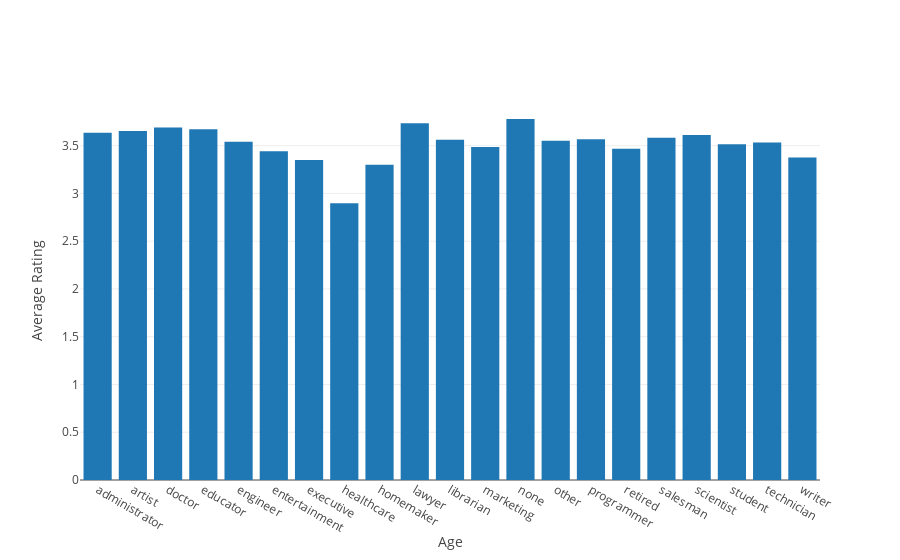

Here is the notebook cell this chart was saved with:
### Markdown cell above
### Occupation vs avg rating

### Code cell
occupation_rating = pd.DataFrame(df_merged_user_data.groupby(['occupation']).rating.mean(), index = None)

trace0 = Bar(
        x = occupation_rating.index,
        y = occupation_rating.rating,
        
)
data = [trace0]
layout = dict(xaxis = dict(title = 'Age'),
              yaxis = dict(title = 'Average Rating'),
              barmode='group'
              )
fig = dict(data = data, layout = layout)
plot.iplot(fig, filename='Average rating vs occupation')

### Figure 1 — Plotly figure (JSON) as saved in the notebook; plotly's stock layout.template omitted (floating-point values rounded to 4 significant figures)
{"data": [{"type": "bar", "x": ["administrator", "artist", "doctor", "educator", "engineer", "entertainment", "executive", "healthcare", "homemaker", "lawyer", "librarian", "marketing", "none", "other", "programmer", "retired", "salesman", "scientist", "student", "technician", "writer"], "y": [3.636, 3.653, 3.689, 3.671, 3.541, 3.441, 3.349, 2.896, 3.301, 3.735, 3.561, 3.486, 3.779, 3.552, 3.568, 3.467, 3.583, 3.611, 3.515, 3.532, 3.376]}], "layout": {"barmode": "group", "xaxis": {"title": "Age"}, "yaxis": {"title": "Average Rating"}}}
